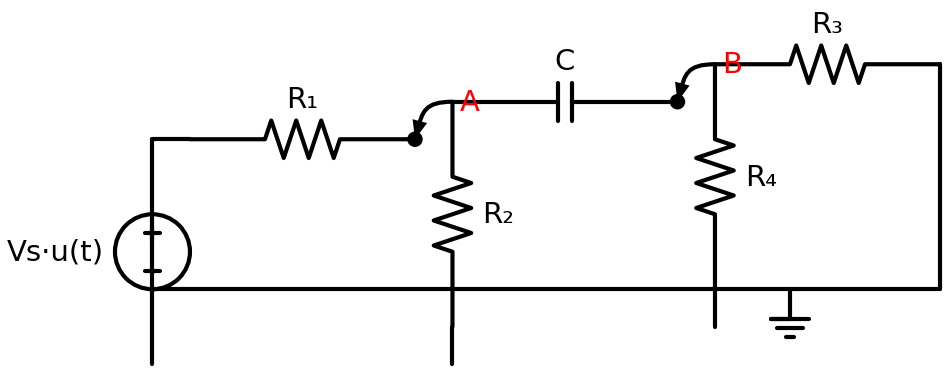

This chart was generated by the following Python code:
"""
Q3-V2: RC Step Response — Complex Resistor Network
Vs*u(t) → R1 → Node A (R2 to ground) → C → Node B (R3 continues, R4 to ground).
Multiple nodes, multi-step analysis required.
"""
import schemdraw
import schemdraw.elements as elm

with schemdraw.Drawing() as d:
    d.config(unit=3, fontsize=14, font='sans-serif')

    # Voltage source with step input
    source = d.add(elm.SourceV().up().label('Vs·u(t)', loc='top', ofst=0.15))

    # Top rail: R1
    d += elm.Line().right().length(0.5).at(source.end)
    d += elm.Resistor().right().label('R₁')

    # Node A junction
    nodeA = d.add(elm.Dot())
    d.add(elm.Annotate().at(nodeA.center).delta(0.5, 0.5).label('A', color='red', fontsize=14))

    # R2 vertical to ground from Node A
    d.push()
    d += elm.Resistor().down().label('R₂', loc='bottom', ofst=0.15)
    d += elm.Line().down().length(0.5)
    d.pop()

    # Capacitor horizontal to Node B
    d += elm.Capacitor().right().label('C')

    # Node B junction
    nodeB = d.add(elm.Dot())
    d.add(elm.Annotate().at(nodeB.center).delta(0.5, 0.5).label('B', color='red', fontsize=14))

    # R4 vertical to ground from Node B
    d.push()
    d += elm.Resistor().down().label('R₄', loc='bottom', ofst=0.15)
    d += elm.Line().down().length(0.5)
    d.pop()

    # R3 continues right then down to ground
    d += elm.Resistor().right().label('R₃')
    d += elm.Line().down().length(3)

    # Return path with ground
    d += elm.Line().left().length(2)
    d += elm.Ground()
    d += elm.Line().left().tox(source.start)
    d += elm.Line().up().toy(source.start)

    d.save('q3_v2_rc_step.svg')
